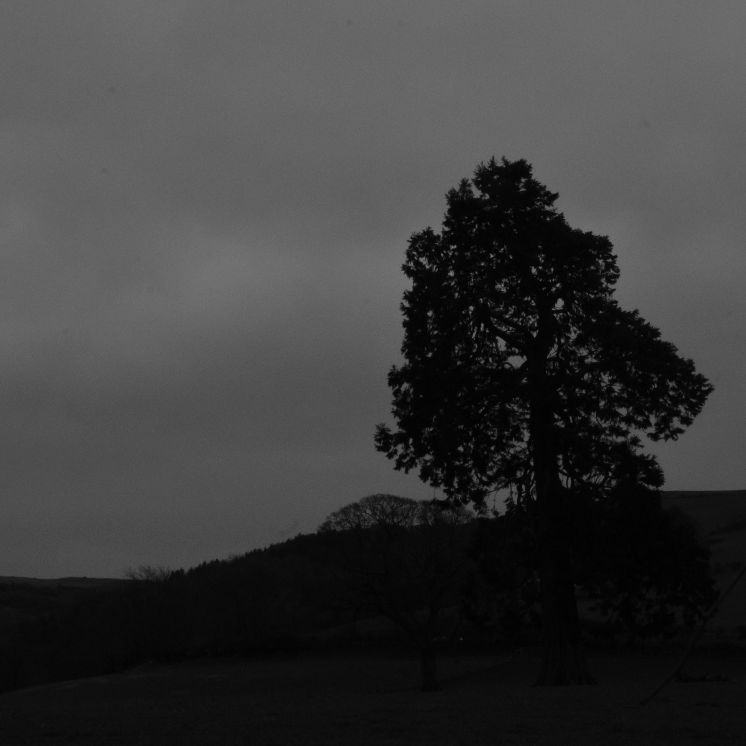
#> input picture Semester_2/COM31006_Computer_Vision/tree_dark_small.png, 746 x 746 px
$ python w02.py
#> lines starting #> are read from the running program, lines starting #| are printed output that depends on the picture; long printed decimals are rounded
import cv2
import numpy as np
import matplotlib.pyplot as plt


def some_stats():
    img = cv2.imread("tree_dark_small.png", cv2.IMREAD_GRAYSCALE)
#> img is the input picture: shape (746, 746); min 0, max 119, mean 59.3
    print(f" Original Image: Min Intensity: {np.min(img)} \n Max Intensity: { np.max(img)}\n Average Intensities: {np.mean(img)}")
#|  Original Image: Min Intensity: 0
#|  Max Intensity: 119
#|  Average Intensities: 59.250
    norm_img = np.zeros((800, 800))
    final_img = cv2.normalize(img, norm_img, 0, 255, cv2.NORM_MINMAX)
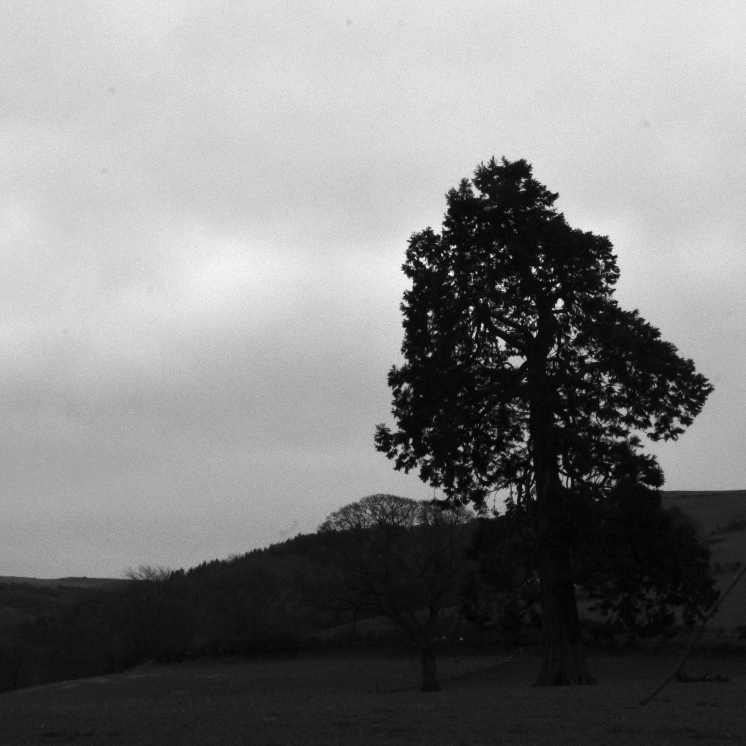
#> final_img: shape (746, 746); min 0, max 255, mean 127
    # cam = cv2.cvtColor(final_img, cv2.COLOR_BGR2RGB)
    # plt.imshow(cam)
    # plt.show()

    print(f" Normalised Image: Min Intensity: {np.min(final_img)} \n Max Intensity: {np.max(final_img)}\n Average "
          f"Intensities: {np.mean(final_img)}")
#|  Normalised Image: Min Intensity: 0
#|  Max Intensity: 255
#|  Average Intensities: 126.972

    # find frequency of pixels in range 0-255
    img_histr = cv2.calcHist([img], [0], None, [256], [0, 256])
#> img_histr = 256 values, max 23517 at index 100, min 0 at index 120, mean 2173.9

    # show the plotting graph of an image
    # plt.plot(histr)
    # plt.show()

    # find frequency of pixels in range 0-255
    img_norm_histr = cv2.calcHist([final_img], [0], None, [256], [0, 256])
#> img_norm_histr = 256 values, max 23517 at index 214, min 0 at index 1, mean 2173.9

    # show the plotting graph of an image
    # plt.plot(histr)
    # plt.show()

    # fig, axes = plt.subplots(2, 2)  # creates 4 plotting axes
    # axes[0, 0].imshow(img, cmap="gray", vmin=0, vmax=255)  # shows img as is
    # axes[0, 1].plot(img_histr)
    # axes[1, 0].imshow(final_img, cmap="gray", vmin=0, vmax=255)  # shows img_norm as is
    # axes[1, 1].plot(img_norm_histr)
    #
    # plt.show()

    brighter = np.power((final_img/255), (1/2)) * 255
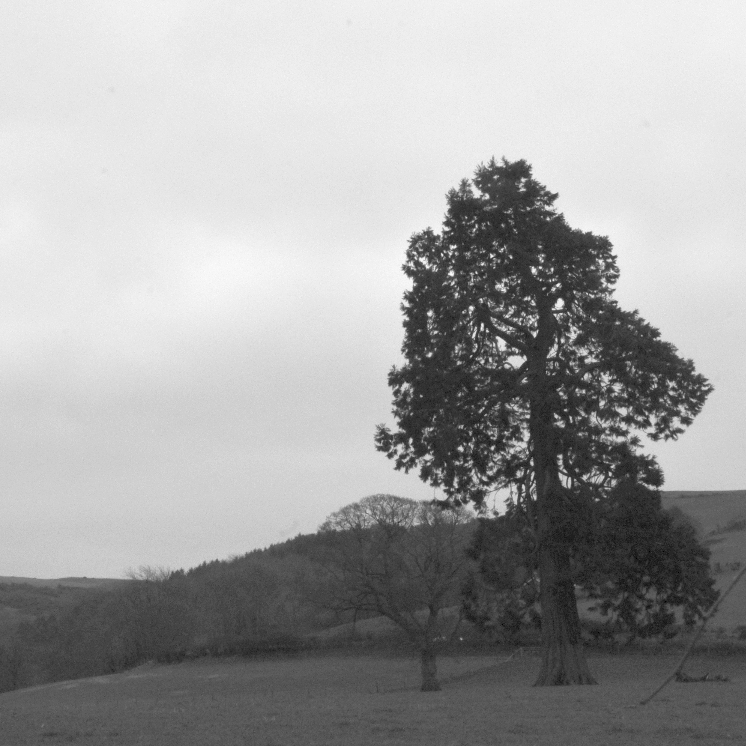
#> brighter: shape (746, 746) float64; min 0, max 255, mean 162.6
    # cam = cv2.cvtColor(brighter)
    # plt.imshow(brighter, cmap="gray")
    # plt.show()

    both = np.hstack((final_img, brighter))
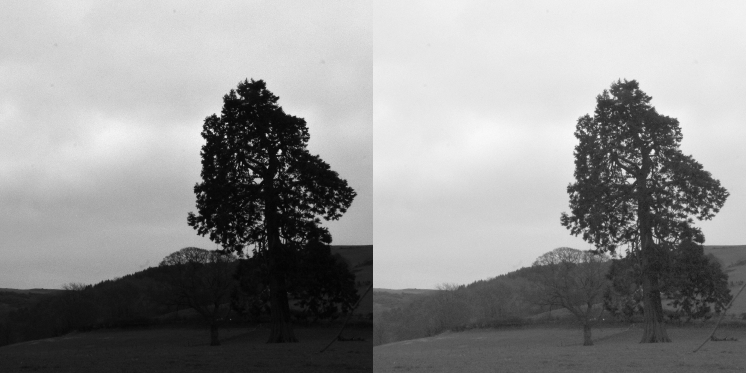
#> both: shape (746, 1492) float64 (shown at 1/2 size); min 0, max 255, mean 144.8
    plt.imshow(both, cmap="gray")
    plt.show()

def threshold_fingerprint():
    img = cv2.imread("fingerprint.png", cv2.IMREAD_GRAYSCALE)
    inverted_img = cv2.bitwise_not(img)
    # cv2.imshow("inverted", inverted_img)

    threshold_level = 140
    _, thresholded_image = cv2.threshold(inverted_img, threshold_level, 255, cv2.THRESH_BINARY)

    # Save the thresholded image
    cv2.imwrite('thresholded_fingerprint.png', thresholded_image)

    # Present the thresholded image
    cv2.imshow('Thresholded Fingerprint', thresholded_image)

    cv2.waitKey(0)
    cv2.destroyAllWindows()


def advert():
    pass


some_stats()
